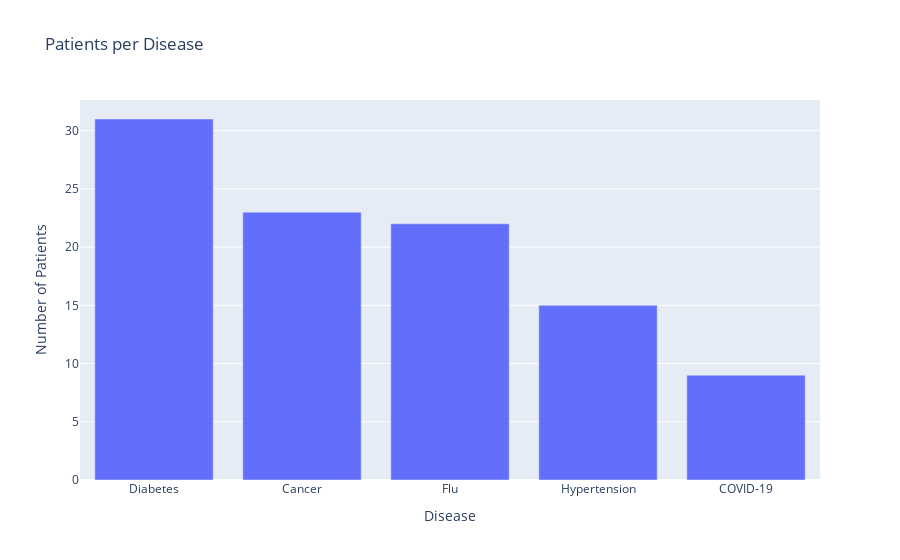
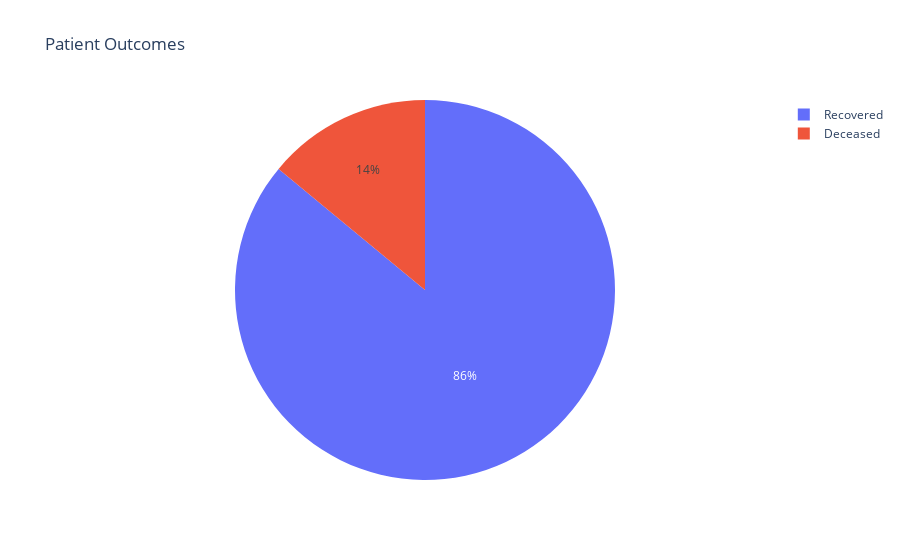
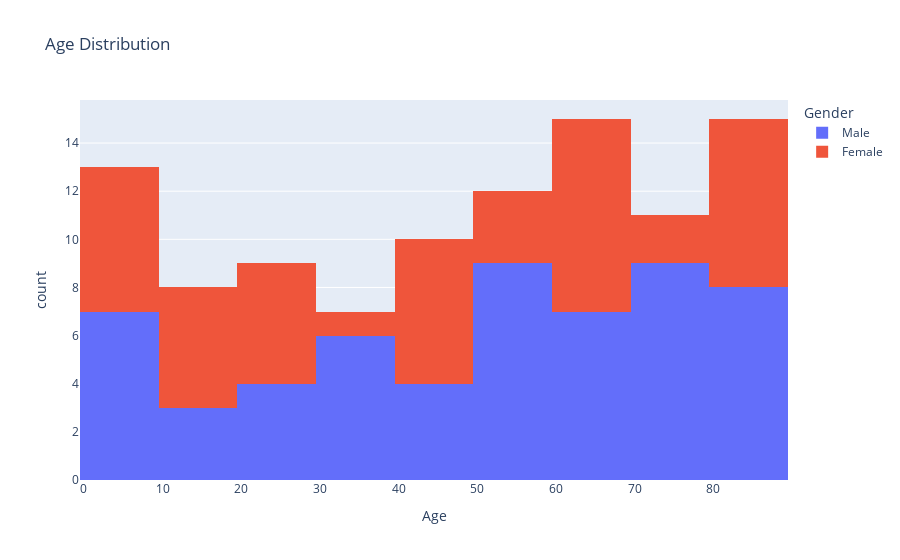

The code cell stored with these charts, in order, in its notebook:
### Code cell
# Step 5: Interactive Plotly Visualizations
# Disease count theke dataframe banano
disease_count = df['Disease'].value_counts().reset_index()
disease_count.columns = ['Disease', 'Count']

# Plotly bar chart
fig1 = px.bar(disease_count, x='Disease', y='Count',
              labels={'Disease':'Disease','Count':'Number of Patients'},
              title='Patients per Disease')

fig1.show()
fig2 = px.pie(df, names='Outcome', title='Patient Outcomes')
fig2.show()

fig3 = px.histogram(df, x='Age', nbins=10, title='Age Distribution', color='Gender')
fig3.show()

### Figure 1 — Plotly figure (JSON) as saved in the notebook; plotly's stock layout.template omitted (floating-point values rounded to 4 significant figures)
{"data": [{"hovertemplate": "Disease=%{x}<br>Number of Patients=%{y}<extra></extra>", "legendgroup": "", "marker": {"color": "#636efa", "pattern": {"shape": ""}}, "name": "", "orientation": "v", "showlegend": false, "textposition": "auto", "type": "bar", "x": ["Diabetes", "Cancer", "Flu", "Hypertension", "COVID-19"], "xaxis": "x", "y": [31, 23, 22, 15, 9], "yaxis": "y"}], "layout": {"barmode": "relative", "legend": {"tracegroupgap": 0}, "title": {"text": "Patients per Disease"}, "xaxis": {"anchor": "y", "domain": [0, 1], "title": {"text": "Disease"}}, "yaxis": {"anchor": "x", "domain": [0, 1], "title": {"text": "Number of Patients"}}}}

### Figure 2 — Plotly figure (JSON) as saved in the notebook; plotly's stock layout.template omitted (floating-point values rounded to 4 significant figures)
{"data": [{"domain": {"x": [0, 1], "y": [0, 1]}, "hovertemplate": "Outcome=%{label}<extra></extra>", "labels": ["Recovered", "Recovered", "Recovered", "Recovered", "Recovered", "Recovered", "Recovered", "Recovered", "Recovered", "Recovered", "Deceased", "Recovered", "Recovered", "Recovered", "Recovered", "Recovered", "Recovered", "Deceased", "Recovered", "Deceased", "Recovered", "Recovered", "Recovered", "Recovered", "Recovered", "Recovered", "Recovered", "Deceased", "Recovered", "Recovered", "Recovered", "Recovered", "Recovered", "Recovered", "Recovered", "Deceased", "Recovered", "Recovered", "Recovered", "Recovered", "Recovered", "Recovered", "Recovered", "Recovered", "Recovered", "Recovered", "Recovered", "Deceased", "Recovered", "Recovered", "Recovered", "Recovered", "Deceased", "Recovered", "Recovered", "Recovered", "Recovered", "Recovered", "Recovered", "Recovered", "Recovered", "Recovered", "Recovered", "Recovered", "Recovered", "Recovered", "Deceased", "Recovered", "Recovered", "Recovered", "Recovered", "Recovered", "Recovered", "Recovered", "Recovered", "Deceased", "Deceased", "Recovered", "Recovered", "Deceased", "Recovered", "Recovered", "Recovered", "Recovered", "Deceased", "Deceased", "Deceased", "Recovered", "Recovered", "Recovered", "Recovered", "Recovered", "Recovered", "Recovered", "Recovered", "Recovered", "Recovered", "Recovered", "Recovered", "Recovered"], "legendgroup": "", "name": "", "showlegend": true, "type": "pie"}], "layout": {"legend": {"tracegroupgap": 0}, "title": {"text": "Patient Outcomes"}}}

### Figure 3 — Plotly figure (JSON) as saved in the notebook; plotly's stock layout.template omitted (floating-point values rounded to 4 significant figures)
{"data": [{"bingroup": "x", "hovertemplate": "Gender=Male<br>Age=%{x}<br>count=%{y}<extra></extra>", "legendgroup": "Male", "marker": {"color": "#636efa", "pattern": {"shape": ""}}, "name": "Male", "nbinsx": 10, "orientation": "v", "showlegend": true, "type": "histogram", "x": [52, 72, 87, 75, 75, 88, 3, 22, 53, 2, 88, 38, 64, 21, 33, 89, 59, 42, 15, 62, 51, 55, 64, 3, 51, 7, 73, 39, 18, 89, 60, 9, 53, 2, 84, 60, 47, 35, 78, 36, 50, 2, 54, 63, 18, 44, 34, 74, 62, 48, 72, 78, 87, 82, 24, 26, 71], "xaxis": "x", "yaxis": "y"}, {"bingroup": "x", "hovertemplate": "Gender=Female<br>Age=%{x}<br>count=%{y}<extra></extra>", "legendgroup": "Female", "marker": {"color": "#EF553B", "pattern": {"shape": ""}}, "name": "Female", "nbinsx": 10, "orientation": "v", "showlegend": true, "type": "histogram", "x": [15, 61, 21, 83, 24, 30, 2, 60, 76, 58, 22, 49, 60, 80, 62, 47, 62, 21, 4, 14, 71, 44, 8, 81, 4, 6, 54, 4, 14, 15, 62, 40, 85, 80, 53, 89, 60, 41, 29, 15, 45, 65, 89], "xaxis": "x", "yaxis": "y"}], "layout": {"barmode": "relative", "legend": {"title": {"text": "Gender"}, "tracegroupgap": 0}, "title": {"text": "Age Distribution"}, "xaxis": {"anchor": "y", "domain": [0, 1], "title": {"text": "Age"}}, "yaxis": {"anchor": "x", "domain": [0, 1], "title": {"text": "count"}}}}
